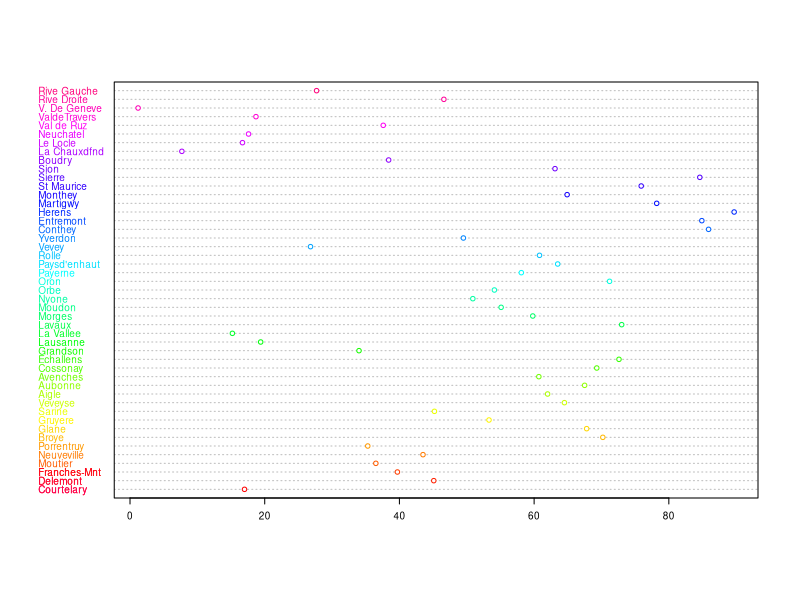

The R script that drew this image:



# Alejandro Pereira
# R = 4.1.0
# jueves 25 de nov
print("Hola mundo")

dotchart(swiss$Agriculture,
         color = rainbow(50),
         cex = 0.6,
         labels = row.names(swiss))



